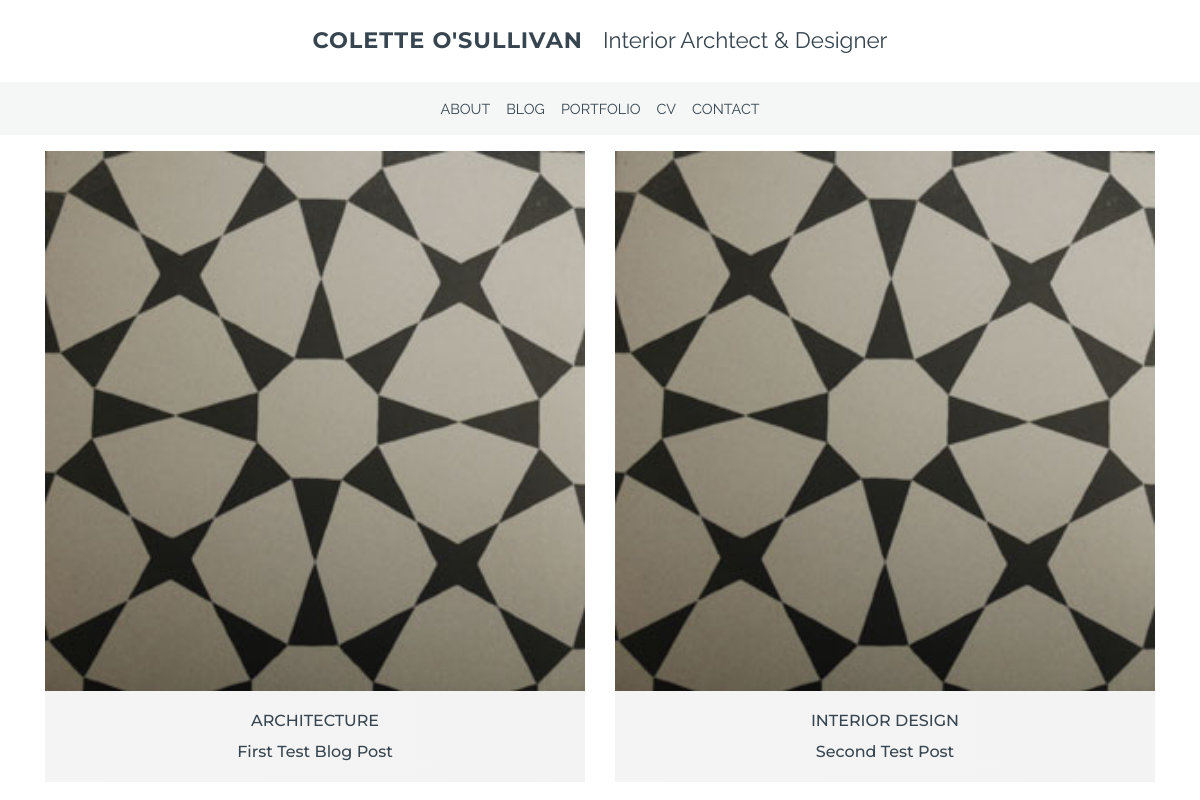
Page /blog/ on the earlier database version.
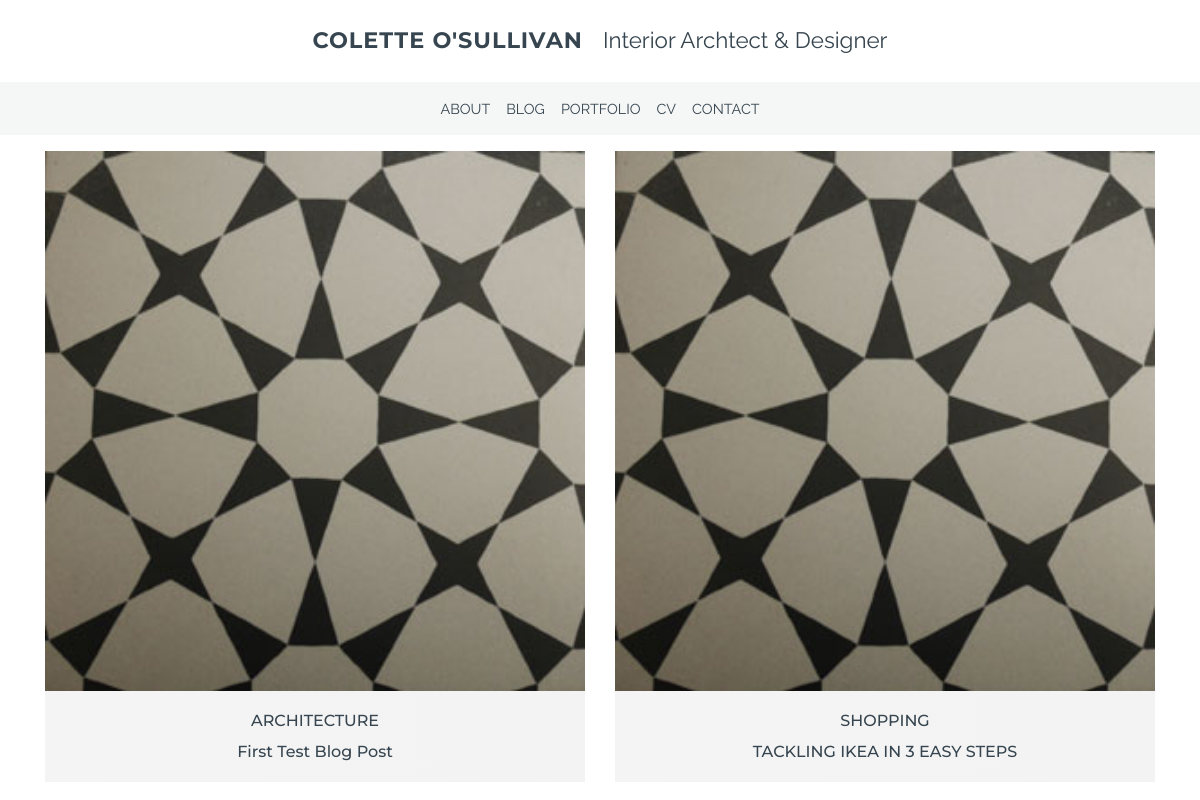
Same page on the later database version.
### blog/models.py (models this page shows, shortened)
class Blog(models.Model):
    category = models.ForeignKey('Category', null=True, on_delete=models.CASCADE, related_name='blogs')
    title = models.CharField(max_length=200, blank=True)
    date = models.DateField(default=timezone.now)
    image = models.ImageField(blank=True)
    content = models.TextField(blank=True)

class Category(models.Model):
    title = models.CharField(max_length=100)

### blog/views.py (the view)
# urls.py: path('', views.blogs, name='blogs'),
def blogs(request):
    blogs = Blog.objects.all().order_by('-date')
    context = {'blogs': blogs}
    return render(request, 'blog/blogs.html', context)

### blog/templates/blog/blogs.html (shortened to what this page needs)
{% extends 'base.html' %}
{% load static %}
{% block content%}
<div class="card-deck">
    {% for blog in blogs %}
        <div class="card rounded-0 border-0" style="width: 18rem;">
            <img src="{% static 'image/play6.jpg' %}" class="card-img-top image-fluid rounded-0" alt="Placeholder image">
            <div class="card-body text-center stone mb-3">
                <a href="{% url 'blog' pk=blog.id %}">
                <h3 class="card-title">{{ blog.category.title }}</h3>
                <h4 class="card-text">{{ blog.title }}</h4>
            </a>
            </div>
        </div>
    {% endfor %}
</div>
{% endblock %}

Differences in the rows shown:
changed Blog: category "INTERIOR DESIGN" → "SHOPPING"; title "Second Test Post" → "TACKLING IKEA IN 3 EASY STEPS"
